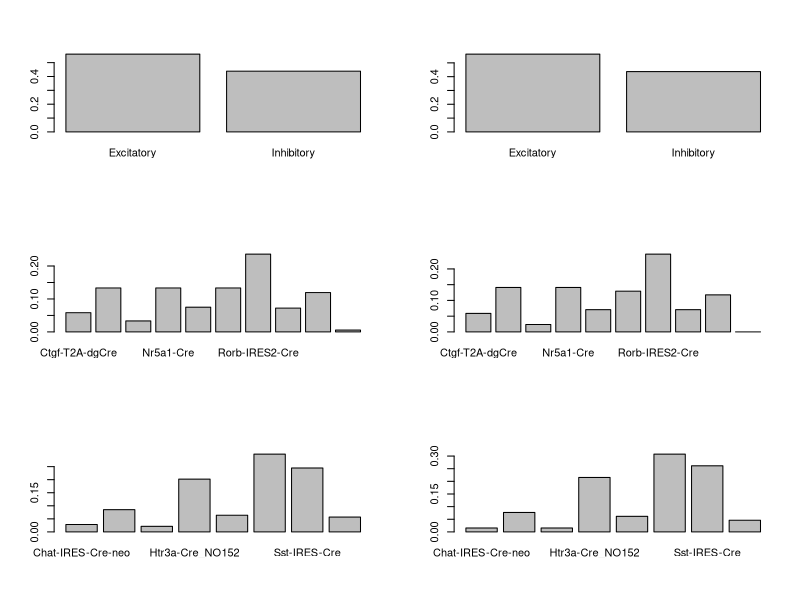
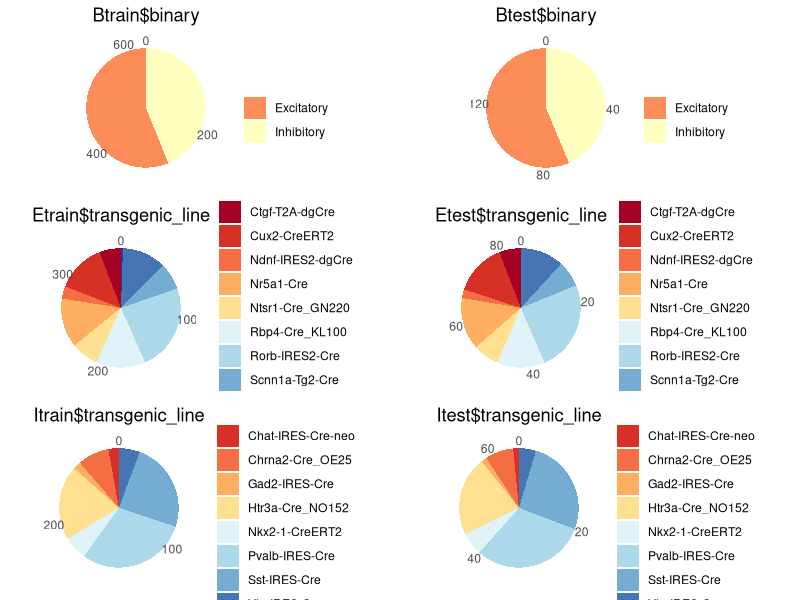

The R source for these figures, in order: (Note: this script raises an error after producing the figures.)
## ---- chunk 1
setwd("/media/hyunsu/data HDD/01.Data&Analysis/clustering_allen_neuron/Data_prep")
cre <- read.csv("ephys_data_cre.csv",header=T)
cre_na_omitted <- na.omit(cre)
cre_na_omitted <- cre_na_omitted[-43] # cre_reporter_status 제거
## ---- chunk 2
Bset <- cre_na_omitted[-42]   # binary raw data
Eset <- subset(cre_na_omitted[-45],cre_na_omitted$binary_neuron=="Excitatory")
Iset <- subset(cre_na_omitted[-45],cre_na_omitted$binary_neuron=="Inhibitory")
Eset$transgenic_line <- factor(Eset$transgenic_line)  # Transgenic(Excitatory) raw data
Iset$transgenic_line <- factor(Iset$transgenic_line)  # Transgenic(Inhibitory) raw data
## ---- chunk 3
# install.packages("caret", repos = "http://cran.r-project.org", dependencies = c("Depends", "Imports", "Suggests"))
library(caret)
BindexTrain <- createDataPartition(Bset$binary_neuron, p = .8, list = F)
Btrain <- Bset[ BindexTrain, ]
Btest  <- Bset[-BindexTrain, ]

EindexTrain <- createDataPartition(Eset$transgenic_line, p = .8, list = F)
Etrain <- Eset[ EindexTrain, ]
Etest  <- Eset[-EindexTrain, ]

IindexTrain <- createDataPartition(Iset$transgenic_line, p = .8, list = F)
Itrain <- Iset[ IindexTrain, ]
Itest  <- Iset[-IindexTrain, ]
## ---- chunk 4
par(mfrow = c(3, 2))
barplot(prop.table(table(Btrain$binary))) 
barplot(prop.table(table(Btest$binary))) 
barplot(prop.table(table(Etrain$transgenic_line))) 
barplot(prop.table(table(Etest$transgenic_line))) 
barplot(prop.table(table(Itrain$transgenic_line))) 
barplot(prop.table(table(Itest$transgenic_line))) 
## ---- chunk 5
require(ggplot2)
Btrain_df <- as.data.frame(table(Btrain$binary))
theme_set(theme_classic())

DrawPieChart <- function(data_class){
  df <- as.data.frame(table(data_class))
  data_title <- deparse(substitute(data_class))
  return(ggplot(df, aes(x = "", y = Freq, 
                        fill = factor(data_class))) +
           geom_bar(width = 1, stat = "identity") +
           theme(axis.line = element_blank(), 
                 plot.title = element_text(hjust=0.5),
                # axis.text.x=element_blank(), 
                 axis.ticks = element_blank()) +
           labs(fill="", x=NULL, y=NULL, title= data_title) +
           coord_polar(theta = "y", start = 0) +
           scale_fill_brewer(palette = "RdYlBu"))
}

Btra_pie <- DrawPieChart(Btrain$binary)
Btes_pie <- DrawPieChart(Btest$binary)
Etra_pie <- DrawPieChart(Etrain$transgenic_line)
Etes_pie <- DrawPieChart(Etest$transgenic_line)
Itra_pie <- DrawPieChart(Itrain$transgenic_line)
Ites_pie <- DrawPieChart(Itest$transgenic_line)

require(grid)
require(gridExtra)
require(Cairo)

pie <- grid.arrange(Btra_pie,Btes_pie,Etra_pie,Etes_pie,Itra_pie,Ites_pie,
                    ncol=2)
ggsave("piechart.tiff", plot = pie, units = "in", width = 8, height = 12, dpi =300)
## ---- chunk 6
require(dplyr)


subsetgeneration <-function(dataset, type) {
  commondataset <- dataset[c(10,18,19,40,41,42,43)]
  if (type=="l") {
    longdataset <- dataset[c(1,2,3,11,44)]
    long_subset <- select(dataset, contains("long"))
    longdataset <- cbind(commondataset, longdataset)
    longdataset <- cbind(longdataset, long_subset)
    return(longdataset)}
  if (type=="s") {
    short_subset <- select(dataset, contains("short"))
    shortdataset <- cbind(commondataset, short_subset)
    return(shortdataset)}
  if (type=="r") {
    ramp_subset <- select(dataset, contains("ramp"))
    rampdataset <- cbind(commondataset, ramp_subset)
    return(rampdataset)}
}

Btrain.l <- subsetgeneration(Btrain,"l")
Btrain.s <- subsetgeneration(Btrain,"s")
Btrain.r <- subsetgeneration(Btrain,"r")

Btest.l <- subsetgeneration(Btest,"l")
Btest.s <- subsetgeneration(Btest,"s")
Btest.r <- subsetgeneration(Btest,"r")

Etrain.l <- subsetgeneration(Etrain,"l")
Etrain.s <- subsetgeneration(Etrain,"s")
Etrain.r <- subsetgeneration(Etrain,"r")

Etest.l <- subsetgeneration(Etest,"l")
Etest.s <- subsetgeneration(Etest,"s")
Etest.r <- subsetgeneration(Etest,"r")

Itrain.l <- subsetgeneration(Itrain,"l")
Itrain.s <- subsetgeneration(Itrain,"s")
Itrain.r <- subsetgeneration(Itrain,"r")

Itest.l <- subsetgeneration(Itest,"l")
Itest.s <- subsetgeneration(Itest,"s")
Itest.r <- subsetgeneration(Itest,"r")

## ---- chunk 7
write.csv(cre_na_omitted, "./divided_data/cre_na_omitted.csv", row.names = T)
write.csv(Btrain,"./divided_data/Btrain.csv", row.names = T)
write.csv(Btrain.l,"./divided_data/Btrain_long.csv", row.names = T)
write.csv(Btrain.s,"./divided_data/Btrain_short.csv", row.names = T)
write.csv(Btrain.r,"./divided_data/Btrain_ramp.csv", row.names = T)

write.csv(Btest,"./divided_data/Btest.csv", row.names = T)
write.csv(Btest.l,"./divided_data/Btest_long.csv", row.names = T)
write.csv(Btest.s,"./divided_data/Btest_short.csv", row.names = T)
write.csv(Btest.r,"./divided_data/Btest_ramp.csv", row.names = T)

write.csv(Etrain,"./divided_data/Etrain.csv", row.names = T)
write.csv(Etrain.l,"./divided_data/Etrain_long.csv", row.names = T)
write.csv(Etrain.s,"./divided_data/Etrain_short.csv", row.names = T)
write.csv(Etrain.r,"./divided_data/Etrain_ramp.csv", row.names = T)

write.csv(Etest,"./divided_data/Etest.csv", row.names = T)
write.csv(Etest.l,"./divided_data/Etest_long.csv", row.names = T)
write.csv(Etest.s,"./divided_data/Etest_short.csv", row.names = T)
write.csv(Etest.r,"./divided_data/Etest_ramp.csv", row.names = T)

write.csv(Itrain,"./divided_data/Itrain.csv", row.names = T)
write.csv(Itrain.l,"./divided_data/Itrain_long.csv", row.names = T)
write.csv(Itrain.s,"./divided_data/Itrain_short.csv", row.names = T)
write.csv(Itrain.r,"./divided_data/Itrain_ramp.csv", row.names = T)

write.csv(Itest,"./divided_data/Itest.csv", row.names = T)
write.csv(Itest.l,"./divided_data/Itest_long.csv", row.names = T)
write.csv(Itest.s,"./divided_data/Itest_short.csv", row.names = T)
write.csv(Itest.r,"./divided_data/Itest_ramp.csv", row.names = T)
